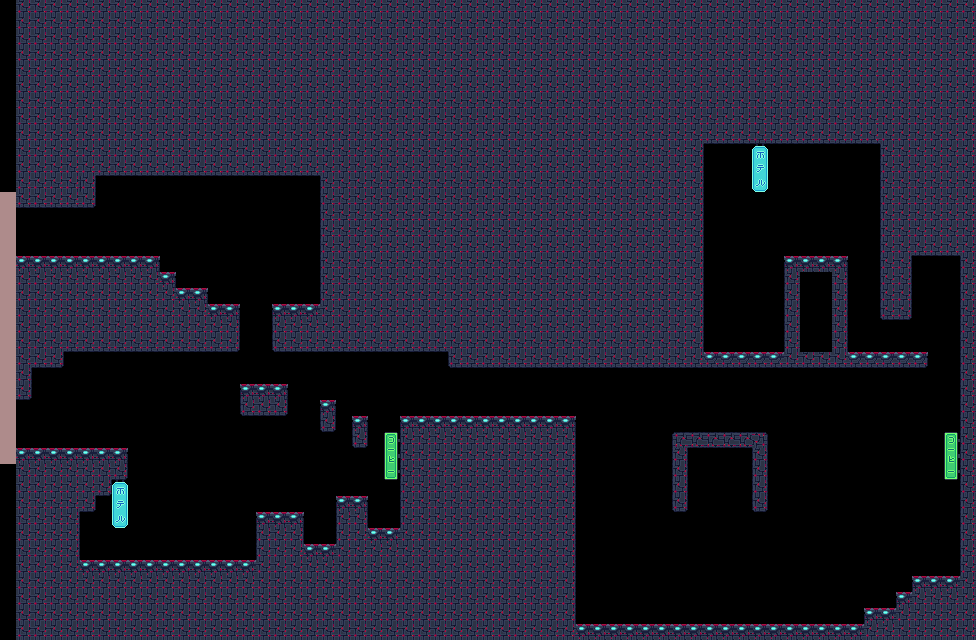

Tiled map render using the project's own tile images. Description and the map definition, with tile-layer contents summarised, below:
An orthogonal 61x40 tile map with 16x16 px tiles, 6 tile layers (Decoration, Filling, Collision_h, Collision_v, ...), 1 hidden layer not drawn, 2 tilesets.

<map version="1.10" tiledversion="1.10.2" orientation="orthogonal" renderorder="right-down" width="61" height="40" tilewidth="16" tileheight="16" infinite="0" nextlayerid="31" nextobjectid="6">
 <tileset firstgid="1" source="../tileset/TILESET_FUTURISTIC_CITY.tsx" />
 <tileset firstgid="25" source="../tileset/font.tsx" />
 <layer id="2" name="Decoration" class="visible" width="61" height="40">
  <data>[2440 cells, 12 non-empty, 6 distinct tile ids]</data>
 </layer>
 <layer id="1" name="Filling" class="visible" width="61" height="40">
  <data>[2440 cells, 1205 non-empty, 1 distinct tile ids]</data>
 </layer>
 <layer id="3" name="Collision_h" class="collision" width="61" height="40">
  <data>[2440 cells, 174 non-empty, 9 distinct tile ids]</data>
 </layer>
 <layer id="4" name="Collision_v" class="collision" width="61" height="40">
  <data>[2440 cells, 99 non-empty, 5 distinct tile ids]</data>
 </layer>
 <layer id="5" name="Collision_bloc" class="collision" width="61" height="40">
  <data>[2440 cells, 22 non-empty, 10 distinct tile ids]</data>
 </layer>
 <layer id="30" name="Border" width="61" height="40">
  <data>[2440 cells, 17 non-empty, 1 distinct tile ids]</data>
 </layer>
 <layer id="29" name="IO" class="utilities" width="61" height="40" visible="0">
  <data>[2440 cells, 2 non-empty, 2 distinct tile ids]</data>
 </layer>
</map>
